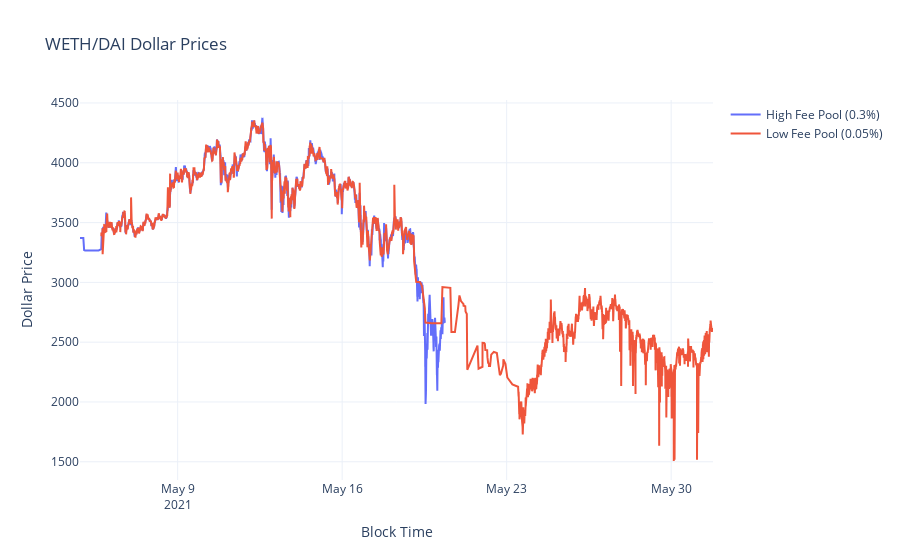

Notebook cell for this chart:
### Code cell
fig = go.Figure()
fig.add_trace(go.Scatter(x=high['evt_block_time'], y=high['dollar_price'], mode='lines', name='High Fee Pool (0.3%)'))
fig.add_trace(go.Scatter(x=low['evt_block_time'], y=low['dollar_price'], mode='lines', name='Low Fee Pool (0.05%)'))
fig.update_layout(title="WETH/DAI Dollar Prices", xaxis_title="Block Time", yaxis_title="Dollar Price", template="plotly_white")
fig.show()

### Figure 1 — Plotly figure (JSON) as saved in the notebook; plotly's stock layout.template omitted (floating-point values rounded to 4 significant figures; data arrays with more than 128 entries replaced by an {"elided": "..."} marker saying what was removed)
{"data": [{"mode": "lines", "name": "High Fee Pool (0.3%)", "type": "scatter", "x": {"elided": "10000 str values"}, "y": {"elided": "10000 float values"}}, {"mode": "lines", "name": "Low Fee Pool (0.05%)", "type": "scatter", "x": {"elided": "10000 str values"}, "y": {"elided": "10000 float values"}}], "layout": {"title": {"text": "WETH/DAI Dollar Prices"}, "xaxis": {"title": {"text": "Block Time"}}, "yaxis": {"title": {"text": "Dollar Price"}}}}
